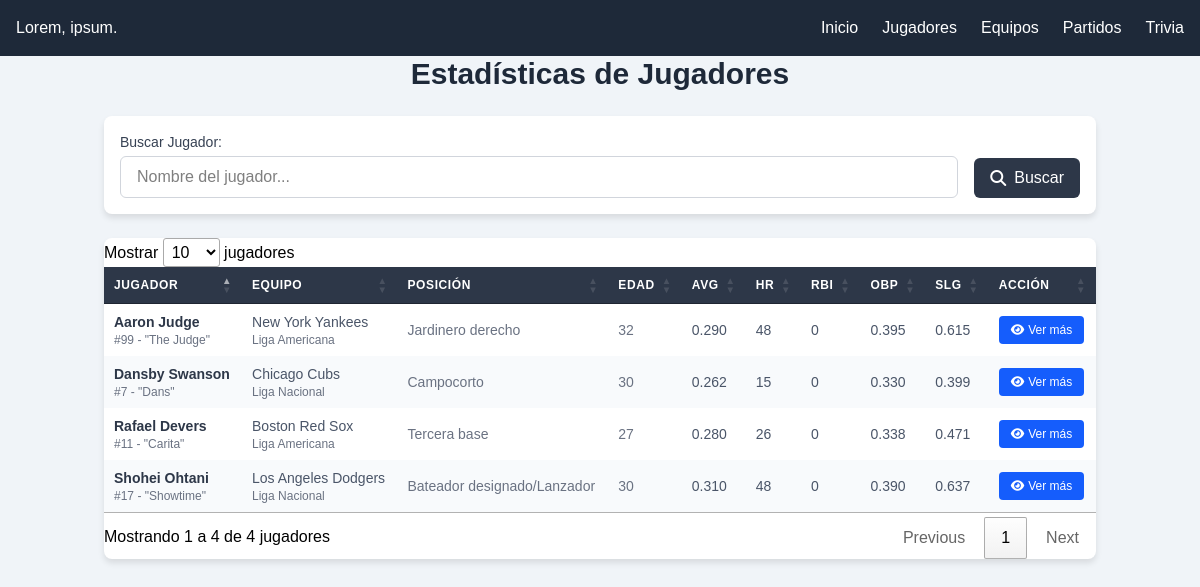
/jugadores.php, run on an earlier commit of the app's database.
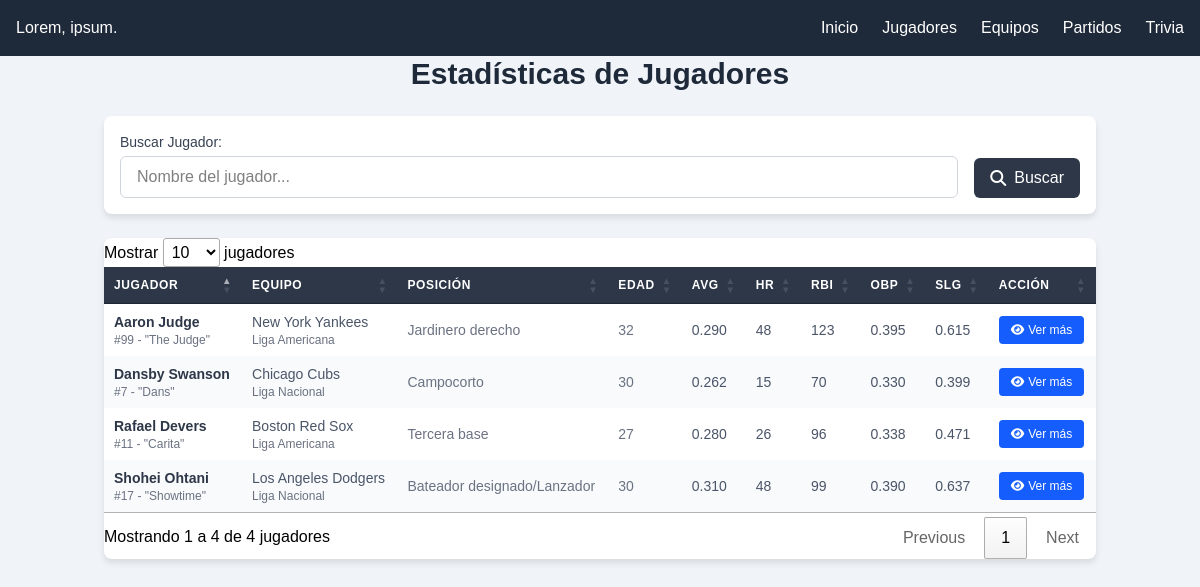
And on a later commit of the database.
### tables this page shows
CREATE TABLE `jugadores` (
  `id_del_jugador` int(11) NOT NULL,
  `nombre_del_jugador` varchar(100) NOT NULL,
  `edad_del_jugador` int(11) DEFAULT NULL,
  `numero_del_jugador` int(11) DEFAULT NULL,
  `id_del_equipo` int(11) DEFAULT NULL,
  `id_de_la_liga` int(11) DEFAULT NULL,
  `debut_del_jugador` date DEFAULT NULL,
  `genero_del_jugador` enum('M','F','Otro') DEFAULT NULL,
  `estatura_de_jugador` decimal(5,2) DEFAULT NULL,
  `peso_del_jugador` decimal(5,2) DEFAULT NULL,
  `fecha_nacimiento` date DEFAULT NULL,
  `posicion_del_jugador` varchar(50) DEFAULT NULL,
  `mano_dominante_del_jugador` enum('Derecho','Izquierdo','Ambidiestro') DEFAULT NULL,
  `apodo_del_jugador` varchar(100) DEFAULT NULL,
  `año_draft` year(4) DEFAULT NULL,
  `lugar_de_nacimiento` int(11) DEFAULT 0,
  `veces_al_bate` int(11) DEFAULT 0
);

CREATE TABLE `equipos` (
  `id_del_equipo` int(11) NOT NULL,
  `nombre_del_equipo` varchar(100) NOT NULL,
  `abreviacion_del_equipo` varchar(10) NOT NULL,
  `id_de_la_liga` int(11) NOT NULL,
  `ubicacion_de_origen_del_equipo` varchar(100) DEFAULT NULL,
  `fecha_del_primer_juego_del_equipo` date DEFAULT NULL,
  `juegos_ganados` int(11) DEFAULT 0,
  `juegos_perdidos` int(11) DEFAULT 0,
  `campeonato_ganados` int(11) DEFAULT 0,
  `ciudad_del_equipo` varchar(100) DEFAULT NULL
);

CREATE TABLE `ligas` (
  `id_de_la_liga` int(11) NOT NULL,
  `nombre_de_la_liga` varchar(100) NOT NULL,
  `id_equipo` int(11) DEFAULT NULL,
  `id_jugador` int(11) DEFAULT NULL
);

CREATE TABLE `estadisticas_jugadores` (
  `id_estadistica` int(11) NOT NULL,
  `id_del_jugador` int(11) NOT NULL,
  `juegos_jugados` int(11) DEFAULT 0,
  `turnos_al_bate` int(11) DEFAULT 0,
  `carreras` int(11) DEFAULT 0,
  `hits` int(11) DEFAULT 0,
  `total_de_bases` int(11) DEFAULT 0,
  `dobles` int(11) DEFAULT 0,
  `triples` int(11) DEFAULT 0,
  `home_runs` int(11) DEFAULT 0,
  `carreras_impulsadas` int(11) DEFAULT 0,
  `bases_por_bola` int(11) DEFAULT 0,
  `pase_internacional` int(11) DEFAULT 0,
  `ponches` int(11) DEFAULT 0,
  `bases_robadas` int(11) DEFAULT 0,
  `atrapado_robando_base` int(11) DEFAULT 0,
  `promedio_de_bateo` decimal(4,3) DEFAULT 0.000,
  `promedio_de_enbasase` decimal(4,3) DEFAULT 0.000,
  `promedio_de_slugging` decimal(4,3) DEFAULT 0.000,
  `rollings_y_flyout` int(11) DEFAULT 0
);

### jugadores.php (the view, shortened to what this page needs)
<!DOCTYPE html>
<html lang="es">
<head>
    <script src="https://cdn.jsdelivr.net/npm/@tailwindcss/browser@4"></script>
    <link rel="stylesheet" href="https://cdnjs.cloudflare.com/ajax/libs/font-awesome/6.4.0/css/all.min.css">
    <link rel="stylesheet" href="https://cdn.datatables.net/1.13.6/css/jquery.dataTables.min.css">
    <link rel="stylesheet" href="https://code.jquery.com/ui/1.13.2/themes/base/jquery-ui.css">
</head>
<body class="min-h-screen">
    <nav id="navShadow" class="flex justify-between bg-gray-800 text-white p-4">
        <div>
            <h1>Lorem, ipsum.</h1>
        </div>
        <div>
            <ul class="flex gap-6">
                <li><a href="index.php" class="boton">Inicio</a></li>
                <li><a href="jugadores.php" class="boton">Jugadores</a></li>
                <li><a href="#" class="boton">Equipos</a></li>
                <li><a href="#" class="boton">Partidos</a></li>
                <li><a href="#" class="boton">Trivia</a></li>
            </ul>
        </div>
    </nav>
    <main class="container mx-auto px-4 pb-8">
        <h2 class="text-3xl font-bold mb-6 text-center text-gray-800">Estadísticas de Jugadores</h2>
        <div class="search-container p-4 mb-6">
            <form method="GET" action="" class="flex flex-col md:flex-row gap-4 items-end">
                <div class="flex-grow">
                    <label for="search" class="block text-sm font-medium text-gray-700 mb-1">Buscar Jugador:</label>
                    <input type="text" id="search" name="search" placeholder="Nombre del jugador..."
                        class="w-full px-4 py-2 border border-gray-300 rounded-md focus:outline-none focus:ring-2 focus:ring-blue-500"
                        value="<?php echo isset($_GET['search']) ? htmlspecialchars($_GET['search']) : ''; ?>">
                </div>
                <div class="flex gap-2">
                    <button type="submit" class="btn-search px-4 py-2 rounded-md flex items-center justify-center">
                        <i class="fas fa-search mr-2"></i> Buscar
                    </button>
                </div>
            </form>
        </div>
        <?php
        $servername = "localhost";
        $username = "root";
        $password = "";
        $dbname = "baseball_db";
        $conn = new mysqli($servername, $username, $password, $dbname);
        $sql = "SELECT j.*, e.nombre_del_equipo, l.nombre_de_la_liga, ej.*
                    FROM jugadores j
                    LEFT JOIN equipos e ON j.id_del_equipo = e.id_del_equipo
                    LEFT JOIN ligas l ON j.id_de_la_liga = l.id_de_la_liga
                    LEFT JOIN estadisticas_jugadores ej ON j.id_del_jugador = ej.id_del_jugador";
        $result = $conn->query($sql);
        ?>
        <div class="player-table overflow-x-auto">
            <?php if ($result && $result->num_rows > 0): ?>
                <table id="tabla-jugadores" class="min-w-full divide-y divide-gray-200">
                    <thead>
                        <tr>
                            <th class="px-6 py-3 text-left text-xs font-medium uppercase tracking-wider">Jugador</th>
                            <th class="px-6 py-3 text-left text-xs font-medium uppercase tracking-wider">Equipo</th>
                            <th class="px-6 py-3 text-left text-xs font-medium uppercase tracking-wider">Posición</th>
                            <th class="px-6 py-3 text-left text-xs font-medium uppercase tracking-wider">Edad</th>
                            <th class="px-6 py-3 text-left text-xs font-medium uppercase tracking-wider">AVG</th>
                            <th class="px-6 py-3 text-left text-xs font-medium uppercase tracking-wider">HR</th>
                            <th class="px-6 py-3 text-left text-xs font-medium uppercase tracking-wider">RBI</th>
                            <th class="px-6 py-3 text-left text-xs font-medium uppercase tracking-wider">OBP</th>
                            <th class="px-6 py-3 text-left text-xs font-medium uppercase tracking-wider">SLG</th>
                            <th class="px-6 py-3 text-left text-xs font-medium uppercase tracking-wider">Acción</th>
                        </tr>
                    </thead>
                    <tbody class="bg-white divide-y divide-gray-200">
                        <?php while ($row = $result->fetch_assoc()): ?>
                            <tr>
                                <td class="px-6 py-4 whitespace-nowrap">
                                    <div class="flex items-center">
                                        <div>
                                            <div class="player-name text-sm">
                                                <?php echo htmlspecialchars($row['nombre_del_jugador']); ?></div>
                                            <div class="text-xs text-gray-500">
                                                #<?php echo htmlspecialchars($row['numero_del_jugador']); ?>
                                                <?php if (!empty($row['apodo_del_jugador'])): ?>
                                                    - "<?php echo htmlspecialchars($row['apodo_del_jugador']); ?>"
                                                <?php endif; ?>
                                            </div>
                                        </div>
                                    </div>
                                </td>
                                <td class="px-6 py-4 whitespace-nowrap">
                                    <div class="team-name text-sm"><?php echo htmlspecialchars($row['nombre_del_equipo']); ?>
                                    </div>
                                    <div class="text-xs text-gray-500">
                                        <?php echo htmlspecialchars($row['nombre_de_la_liga']); ?></div>
                                </td>
                                <td class="px-6 py-4 whitespace-nowrap text-sm text-gray-500">
                                    <?php echo htmlspecialchars($row['posicion_del_jugador']); ?>
                                </td>
                                <td class="px-6 py-4 whitespace-nowrap text-sm text-gray-500">
                                    <?php echo htmlspecialchars($row['edad_del_jugador']); ?>
                                </td>
                                <td class="px-6 py-4 whitespace-nowrap player-stats text-sm">
                                    <?php echo number_format($row['promedio_de_bateo'], 3); ?>
                                </td>
                                <td class="px-6 py-4 whitespace-nowrap player-stats text-sm">
                                    <?php echo htmlspecialchars($row['home_runs']); ?>
                                </td>
                                <td class="px-6 py-4 whitespace-nowrap player-stats text-sm">
                                    <?php echo htmlspecialchars($row['carreras_impulsadas']); ?>
                                </td>
                                <td class="px-6 py-4 whitespace-nowrap player-stats text-sm">
                                    <?php echo number_format($row['promedio_de_enbasase'], 3); ?>
                                </td>
                                <td class="px-6 py-4 whitespace-nowrap player-stats text-sm">
                                    <?php echo number_format($row['promedio_de_slugging'], 3); ?>
                                </td>
                                <td class="px-6 py-4 whitespace-nowrap">
                                    <a href="jugador-detalle.php?id=<?= $row['id_del_jugador'] ?>"
                                        class="inline-flex items-center px-3 py-1.5 bg-blue-600 text-white text-xs font-medium rounded hover:bg-blue-700 transition-colors duration-300">
                                        <i class="fas fa-eye mr-1"></i> Ver más
                                    </a>
                                </td>
                            </tr>
                        <?php endwhile; ?>
                    </tbody>
                </table>
            <?php endif; ?>
        </div>
    </main>
</body>
</html>

### jugadores.php (style rules this page uses)
body { font-family: 'Arial', sans-serif; background-color: #f0f4f8; }
.player-name { cursor: grab; }
.search-container { background-color: white; border-radius: 0.5rem; box-shadow: 0 4px 6px rgba(0, 0, 0, 0.1); }
.player-table { background-color: white; border-radius: 0.5rem; box-shadow: 0 4px 6px rgba(0, 0, 0, 0.1); }
.player-table th { background-color: #2d3748; color: white; }
.player-table tr:nth-child(even) { background-color: #f8fafc; }
.btn-search { background-color: #2d3748; color: white; transition: all 0.3s; }
.player-stats { color: #4a5568; }
.player-name { color: #2d3748; font-weight: bold; }
.team-name { color: #4a5568; }
.boton { transition: 0.5s; }

What changed in the data, as far as the page shows it:
changed through a linked row, jugadores "Aaron Judge": estadisticas_jugadores.carreras_impulsadas "0" → "123"
changed through a linked row, jugadores "Shohei Ohtani": estadisticas_jugadores.carreras_impulsadas "0" → "99"
changed through a linked row, jugadores "Rafael Devers": estadisticas_jugadores.carreras_impulsadas "0" → "96"
changed through a linked row, jugadores "Dansby Swanson": estadisticas_jugadores.carreras_impulsadas "0" → "70"
